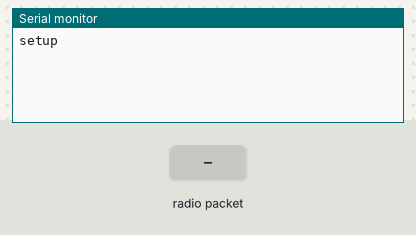
Simulated run of this sketch. Board: Arduino Uno, built with avr-gcc and run on an emulated ATmega328P. On the bench: the last lines printed to the serial monitor. The test bench sets the inputs (shaded band). No radio packets arrive unless stated.

Above: at 1.2 s.
1.3 s: radio packet "0" arrives
At 2.3 s:
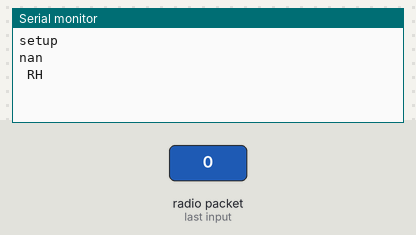
2.8 s: radio packet "1" arrives
At 3.4 s:
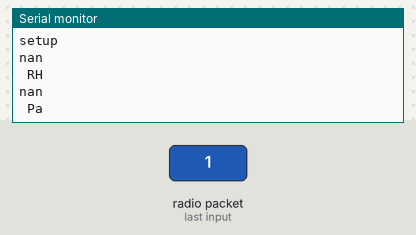
4.3 s: radio packet "2" arrives
At 5.5 s:
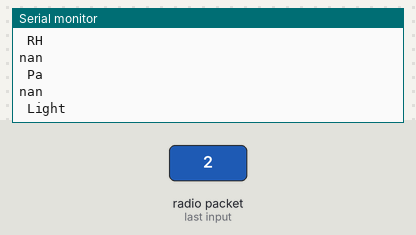
5.8 s: radio packet "3" arrives
At 6.9 s:
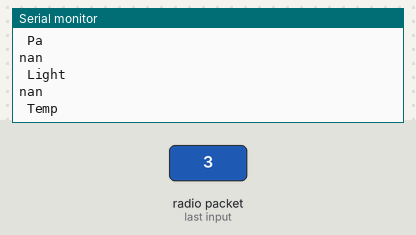

Measured:
- after the input at 1.3 s, the serial monitor: prints a new line at once (image 1)
- after the input at 2.8 s, the serial monitor: prints a new line at once (image 2)
- after the input at 4.3 s, the serial monitor: prints a new line at once (image 3)
- after the input at 5.8 s, the serial monitor: prints a new line at once (image 4)

The sketch:

WeatherReceiver.ino
```cpp
// (licence header left out)
#include <VirtualWire.h>
#include <Time.h>

float RH, Pa, LL, Tm, RF, WS, WD;

void setup()
{
    Serial.begin(9600);	// Debugging only
    Serial.println("setup");

    // Initialise the IO and ISR
    vw_set_ptt_inverted(true); // Required for DR3100
    vw_setup(2000);	 // Bits per sec
    vw_set_rx_pin(8);
    vw_rx_start();       // Start the receiver PLL running
}

void loop()
{
    uint8_t buf[VW_MAX_MESSAGE_LEN];
    uint8_t buflen = VW_MAX_MESSAGE_LEN;

    //convert buffer of chars to a string
    if (vw_get_message(buf, &buflen)) // Non-blocking
    {
        time_t time = now();
        //recieve data and translate back to useable data
        String rawData;
	int i;

	for (i = 0; i < buflen; i++)
	{
            rawData = rawData + (char)buf[i];
	}
        String data = rawData.substring(2);
        int type = rawData.charAt(0) - 48;
        logData(data, type, time);

    }
}

void logData(String data, int type, time_t time)
{
  // asign data to var acording to type
        switch (type)
        {
          case 0:
            //humidity
            RH = strToFloat(data);
            Serial.println(RH);
            Serial.println(" RH");

            break;
          case 1:
            //air presure
            Pa = strToFloat(data);
            Serial.println(Pa);
            Serial.println(" Pa");

            break;
          case 2:
            //light
            LL = strToFloat(data);
            Serial.println(LL);
            Serial.println(" Light");

            break;
          case 3:
            //temp
            Tm = strToFloat(data);
            Serial.println(Tm);
            Serial.println(" Temp");

            break;
        }
}

float strToFloat(String str)
{
  String integer = getValue(str, '.', 0);
  String decimal = getValue(str, '.', 1);
  float out = integer.toInt() + (decimal.toInt()/(decimal.length()*10.00));
  return out;

}

 String getValue(String data, const char separator, int index)
{
  int found = 0;
  int strIndex[] = {0, -1};
  int maxIndex = data.length()-1;

  for(int i=0; i<=maxIndex && found<=index; i++){
    if(data.charAt(i)==separator || i==maxIndex){
        found++;
        strIndex[0] = strIndex[1]+1;
        strIndex[1] = (i == maxIndex) ? i+1 : i;
    }
  }

  return found>index ? data.substring(strIndex[0], strIndex[1]) : "";
}
```
